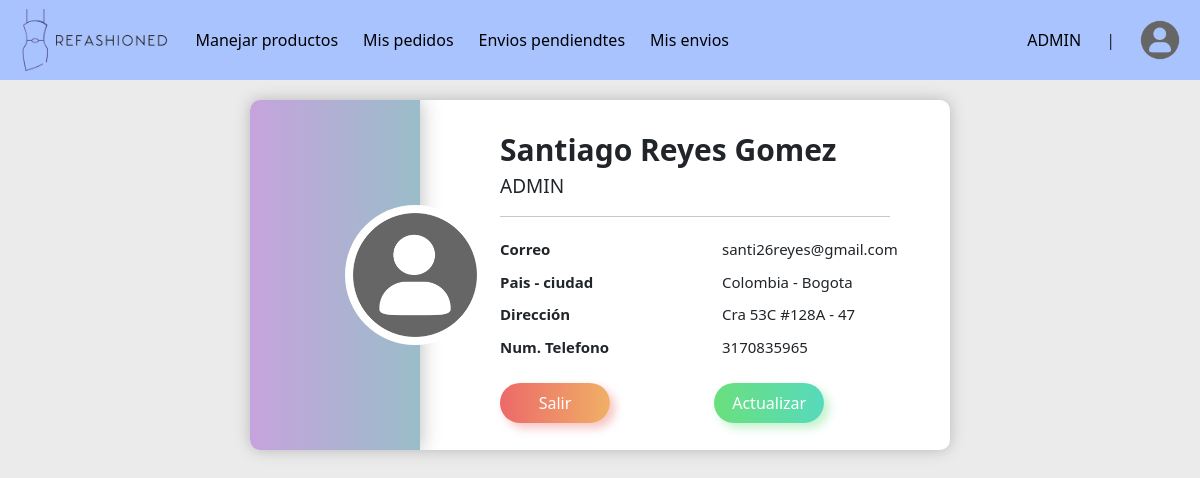
The app's page /account (signed in) with its own data.
### tables this page shows
CREATE TABLE personas(
        id_persona INTEGER PRIMARY KEY AUTOINCREMENT,
        nombre_persona TEXT NOT NULL,
        numero_telefonico INTEGER NOT NULL,
        tipo_persona TEXT NOT NULL,
        correo_persona TEXT NOT NULL,
        contraseña TEXT NOT NULL
        );

CREATE TABLE direcciones(
        id_direccion INTEGER PRIMARY KEY AUTOINCREMENT,
        pais TEXT NOT NULL,
        ciudad TEXT NOT NULL,
        departamento TEXT NOT NULL,
        codigo_postal INTEGER NOT NULL,
        direccion TEXT NOT NULL,
        complemento TEXT NOT NULL,
        persona_id_persona INTEGER NOT NULL,
        FOREIGN KEY(persona_id_persona) REFERENCES personas(id_persona)
        );

### main.py (the view)
@app.route('/account')
def account():
    users = person_cont.formatPersonas(db_controller.get_persona_by_id(session["user_id"]))
    adresses = person_cont.formatDirecciones(db_controller.get_direccion_by_id_persona(session['user_id']))
    return render_template('account.html', user = users[0], adress = adresses[0])

### data_controllers/person_controller.py (called while the page is built)
def formatPersonas(persons):
    personas = []
    for persona in persons:
        persona = {
            "id_persona": persona[0],
            "nombre_persona": persona[1],
            "numero_telefonico": persona[2],
            "tipo_persona": persona[3],
            "correo_persona": persona[4],
            "contraseña": persona[5]
        }
        personas.append(persona)
    return personas

def formatDirecciones(adresses):
    direcciones = []
    for direccion in adresses:
        direccion = {
            "id_direccion": direccion[0],
            "pais": direccion[1],
            "ciudad": direccion[2],
            "departamento": direccion[3],
            "codigo_postal": direccion[4],
            "direccion": direccion[5],
            "complemento": direccion[6],
            "persona_id_persona": direccion[7]
        }
        direcciones.append(direccion)
    return direcciones

### db/db_connection.py (called while the page is built)
def get_db():
    conn = sqlite3.connect(DATABASE_NAME)
    return conn

### db/db_controller.py (called while the page is built)
def get_persona_by_id(id_persona):
    db = get_db()
    cursor = db.cursor()
    query = "SELECT id_persona, nombre_persona, numero_telefonico, tipo_persona, correo_persona, contraseña FROM personas WHERE id_persona = ?"
    cursor.execute(query, [id_persona])
    return cursor.fetchall()

def get_direccion_by_id_persona(id_persona):
    db = get_db()
    cursor = db.cursor()
    query = "SELECT id_direccion, pais, ciudad, departamento, codigo_postal, direccion, complemento, persona_id_persona FROM direcciones WHERE persona_id_persona = ?"
    cursor.execute(query, [id_persona])
    return cursor.fetchall()

### templates/account.html (shortened to what this page needs)
{% extends 'home.html' %}
{% block content %}
    <div class='body-profile'>
        <div class='cont-profile'>
            <div class='div-avatar-father'>
                <div class='div-avatar'>
                    <img class='avatar' src='static/img/avatar.png' alt='Profile'></img>
                </div>
            </div>
            <div class='profile-info'>
                <div class='profile-head'>
                    <p class='name-profile'>{{user.nombre_persona}}</p>
                    <label>{{user.tipo_persona}}</label>
                    <hr/>
                </div>
                <div class='profile-body'>
                    <div class='row row-cols-2'>
                        <div class='col'>
                            <label class='th'>Correo</label>
                        </div>
                        <div class='col'>
                            <label>{{user.correo_persona}}</label>
                        </div>
                        <div class='col'>
                            <label class='th'>Pais - ciudad</label>
                        </div>
                        <div class='col'>
                            <label>{{adress.pais}} - {{adress.ciudad}}</label>
                        </div>
                        <div class='col'>
                            <label class='th'>Dirección</label>
                        </div>
                        <div class='col'>
                            <label>{{adress.direccion}}</label>
                        </div>
                        <div class='col'>
                            <label class='th'>Num. Telefono</label>
                        </div>
                        <div class='col'>
                            <label>{{user.numero_telefonico}}</label>
                        </div>
                    </div>
                </div>
                <div class='profile-footer'>
                    <a class="txt" href="/logout"><button class="btn-profile btn-logout">Salir</button></a>
                    <a class="txt" href="/update-account"><button class="btn-profile btn-home">Actualizar</button></a>
                </div>
            </div>
        </div>
    </div>
{% endblock %}

### templates/home.html (shortened to what this page needs)
{% extends 'base.html' %}
{% block navbar %}
<div class="container-page-nav">
    <div class="page-nav">
        <a href="/home"><img src="/static/img/logo_ReFashioned_v2_733.png"></a>
        {% if session['user_type'] == 'CLIENTE' %}
            <a href="/products">Productos</a>
        {% elif session['user_type'] == 'ADMIN' %}
            <a href="/manage-products">Manejar productos</a>
        {% endif %}
        {% if session['user_type'] == 'ADMIN' %}
            <a href="/orders">Mis pedidos</a>
            <a href="/manage-shipments">Envios pendiendtes</a>
        {% endif %}
        {% if session['user_type'] == 'CLIENTE' or session['user_type'] == 'ADMIN' %}
            <a href="/shipments">Mis envios</a>
        {% endif %}
        <a class="nav-user-type" href="/account">{{session['user_type']}}</a>
        <label for="">|</label>
        <a class="nav-account" href="/account"><img class='avatar' src='static/img/avatar.png' alt='Profile'></img></a>
    </div>
</div>
{% endblock %}

### static/css/style.css (style rules this page uses)
* { box-sizing: border-box; }
:root { --white: white; --gray-box-shadow: #B8B8B8; }
.container-page-nav { height: 80px; background-color: rgb(169, 195, 255); }
.page-nav { display: flex; align-items: center; height: 80px; gap: 25px; padding: 0 20px; }
.page-nav img { height: 70px; }
.page-nav a { text-decoration: none; color: black; }
.page-nav .nav-user-type { margin-left: auto; }
.page-nav .avatar { width: 40px; height: 40px; }
.page-nav, .container-content, .div-portada { margin: auto; }
.page-nav, .img-portada { width: 100%; }
@media only screen and (min-width: 1200px) { .page-nav, .container-content, .div-portada { max-width: 1500px; } }
.body-profile { display: flex; align-items: center; justify-content: center; margin: 0 -20px; }
.cont-profile { background-color: var(--white); width: 100%; max-width: 700px; display: flex; align-items: center; height: 350px; box-shadow: 0 0 15px var(--gray-box-shadow); border-radius: 10px; overflow: hidden; }
.div-avatar-father { display: flex; align-items: center; justify-content: right; width: 100%; max-width: 170px; height: 100%; margin-right: 70px; box-shadow: 0px 0 20px var(--gray-box-shadow); background: linear-gradient(to right, #c6a3dd, #9abdc9); }
.div-avatar { background-color: var(--white); border-radius: 50%; padding: 5px; position: relative; right: -65px; }
.div-avatar .avatar { width: 130px; }
.profile-info { padding: 10px; }
.profile-head p { margin: 0; font-weight: 600; font-size: 30px; }
.profile-head hr { margin-right: 50px; }
.profile-head label { font-size: 19px; }
.profile-body .col { padding-top: 5px; padding-bottom: 5px; }
.profile-body .th { font-weight: 700; }
.profile-body { font-size: 15px; padding-right: 20px; }
.btn-profile { width: 110px; height: 40px; margin: 20px 100px 0 0; font-weight: 500; border-radius: 50px; border: none; color: var(--white); }
.btn-logout { box-shadow: 5px 5px 10px rgb(236, 105, 105 , 0.4); background: linear-gradient(to right, #ec6969, #f0b066); }
.btn-home { box-shadow: 5px 5px 10px rgb(106, 223, 125 , 0.4); background: linear-gradient(to right, #6adf7d, #57dabd); }

### records on screen
personas: user_type "ADMIN", nombre_persona "Santiago Reyes Gomez", tipo_persona "ADMIN", correo_persona "santi26reyes@gmail.com", numero_telefonico "3170835965"
direcciones: pais "Colombia", ciudad "Bogota", direccion "Cra 53C #128A - 47"
